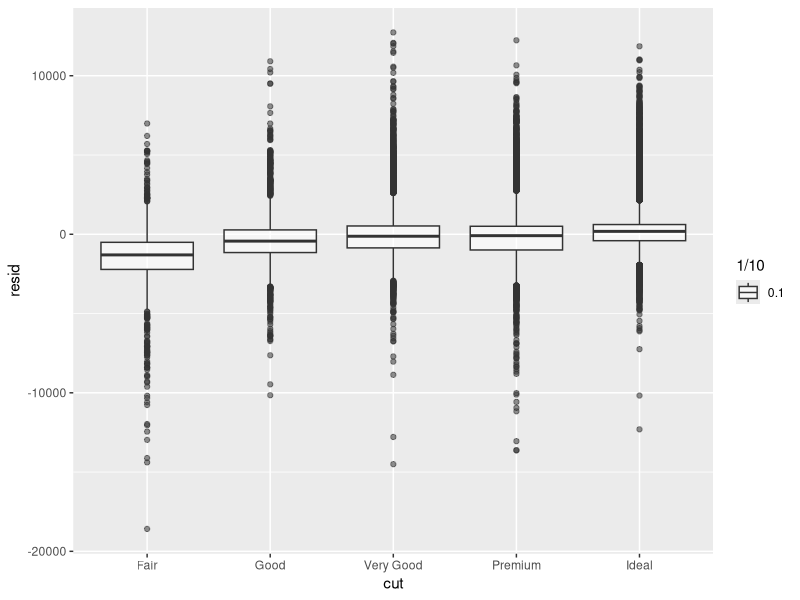

Write R code to recreate this figure.
library("tidyverse")
library("modelr")

md <- lm((price) ~ (carat), data = diamonds)

diamonds_df <- diamonds %>% add_residuals(model = md)
diamonds_df <- mutate(diamonds_df,ind = rownames(diamonds_df))

# suggest that as cut increase the price also increases
ggplot(data=diamonds_df) +
    geom_boxplot(mapping = aes(y= resid,x= cut , alpha=1/10))

# Generalised linear models, e.g. stats::glm(). Linear models assume that the response is continuous and the error has a normal distribution. Generalised linear models extend linear models to include non-continuous responses (e.g. binary data or counts). They work by defining a distance metric based on the statistical idea of likelihood.

# Generalised additive models, e.g. mgcv::gam(), extend generalised linear models to incorporate arbitrary smooth functions. That means you can write a formula like y ~ s(x) which becomes an equation like y = f(x) and let gam() estimate what that function is (subject to some smoothness constraints to make the problem tractable).
# 
# Penalised linear models, e.g. glmnet::glmnet(), add a penalty term to the distance that penalises complex models (as defined by the distance between the parameter vector and the origin). This tends to make models that generalise better to new datasets from the same population.
# 
# Robust linear models, e.g. MASS::rlm(), tweak the distance to downweight points that are very far away. This makes them less sensitive to the presence of outliers, at the cost of being not quite as good when there are no outliers.
# 
# Trees, e.g. rpart::rpart(), attack the problem in a completely different way than linear models. They  fit a piece-wise constant model, splitting the data into progressively smaller and smaller pieces. Trees aren’t terribly effective by themselves, but they are very powerful when used in aggregate by models like random forests (e.g. randomForest::randomForest()) or gradient boosting machines (e.g. xgboost::xgboost.)
# 



# revise one more time the 24 and 25 chapter

